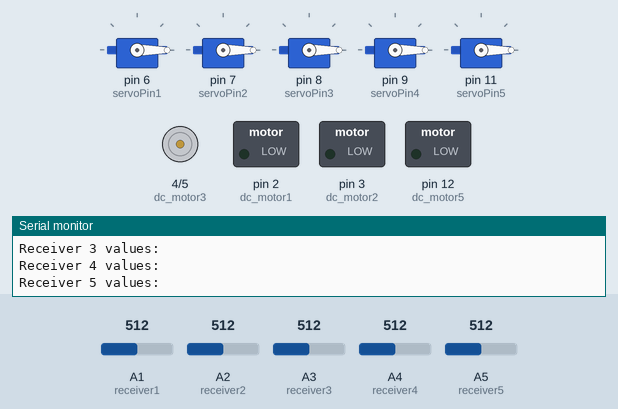
Simulated run of this sketch. Board: Arduino Uno, built with avr-gcc and run on an emulated ATmega328P. Parts: 5 × servo, motor-driver pin pairs drawn as motors (green arrow = first pin HIGH = forward, orange = second pin HIGH = backward, longer = more drive), switched loads named in the sketch (green lamp = pin HIGH), the last lines printed to the serial monitor. The inputs (shaded band) are chosen by the test bench; at power-on: A1 (receiver1) = 512, A5 (receiver5) = 512, A2 (receiver2) = 512, A4 (receiver4) = 512, A3 (receiver3) = 512.

Above: at 0.7 s.
At 5.4 s:
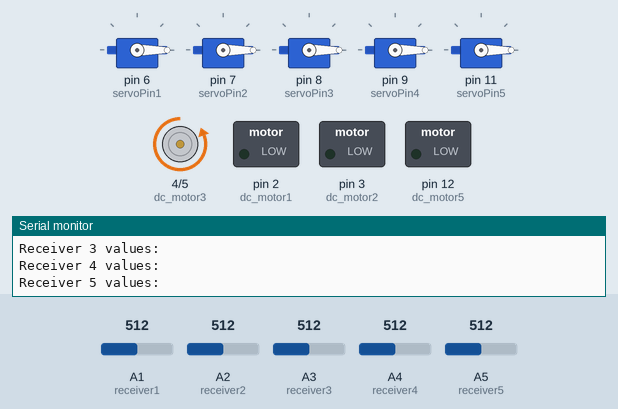
5.5 s: A1 (receiver1) set to 716
At 8.9 s:
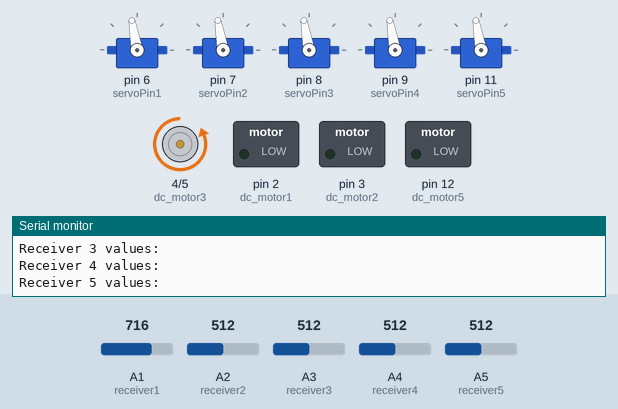
15.6 s: A5 (receiver5) set to 716
25.2 s: A2 (receiver2) set to 306
34.4 s: A4 (receiver4) set to 306
Timing chart, 0 to 43.7 s (numbered marks = the images above; inputs shaded):
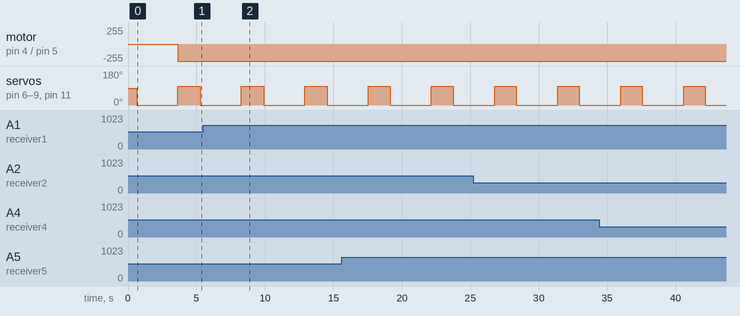

Measured:
- by itself, servo on pin 6 (servoPin1), servo on pin 7 (servoPin2), servo on pin 8 (servoPin3), servo on pin 9 (servoPin4), servo on pin 11 (servoPin5): alternates 100° for 1.6 s and 0° for 3.0 s

The sketch:

5_devices_together.ino
```cpp
#include <Servo.h>

// servo pins
const byte servoPin1 = 6;
const byte servoPin2 = 7;
const byte servoPin3 = 8;
const byte servoPin4 = 9;
const byte servoPin5 = 11;

// dc motors pins
const byte dc_motor1 = 2;
const byte dc_motor2 = 3;
const byte dc_motor3 = 4;
const byte dc_motor4 = 5;
const byte dc_motor5 = 12;
//int dc_motor1 = 2;
//int dc_motor2 = 3;
//int dc_motor3 = 4;
//int dc_motor4 = 5;
//int dc_motor5 = 12;


// IR receiver pins
const byte receiver1 = A1;
const byte receiver2 = A2;
const byte receiver3 = A3;
const byte receiver4 = A4;
const byte receiver5 = A5;

byte IRread1;
byte IRread2;
byte IRread3;
byte IRread4;
byte IRread5;

Servo servo1;
Servo servo2;
Servo servo3;
Servo servo4;
Servo servo5;

int angle = 0;   // servo position in degrees

void setup()
{
  Serial.begin(9600);

  servo1.attach(servoPin1);
  servo2.attach(servoPin2);
  servo3.attach(servoPin3);
  servo4.attach(servoPin4);
  servo5.attach(servoPin5);

  pinMode(dc_motor1, OUTPUT);
  pinMode(dc_motor2, OUTPUT);
  pinMode(dc_motor3, OUTPUT);
  pinMode(dc_motor4, OUTPUT);
  pinMode(dc_motor5, OUTPUT);

  pinMode(receiver1, INPUT);
  pinMode(receiver2, INPUT);
  pinMode(receiver3, INPUT);
  pinMode(receiver4, INPUT);
  pinMode(receiver5, INPUT);
}

void loop()
{

  IRread1 = analogRead(receiver1);
  IRread2 = analogRead(receiver2);
  IRread3 = analogRead(receiver3);
  IRread4 = analogRead(receiver4);
  IRread5 = analogRead(receiver5);

  Serial.println("Receiver 1 values: "+ IRread1);
  Serial.println("Receiver 2 values: "+ IRread2);
  Serial.println("Receiver 3 values: "+ IRread3);
  Serial.println("Receiver 4 values: "+ IRread4);
  Serial.println("Receiver 5 values: "+ IRread5);

  delay(600);
//
//  if ((IRread1 > 8) || (IRread2 > 8) || (IRread3 > 8) || (IRread4 > 8) || (IRread5 > 8)) {
//    tone(2, 1000);
//
    servo1.write(0);
    servo2.write(0);
    servo3.write(0);
    servo4.write(0);
    servo5.write(0);

//    digitalWrite(dc_motor1, LOW);
//    digitalWrite(dc_motor2, LOW);
//    digitalWrite(dc_motor3, LOW);
//    digitalWrite(dc_motor4, LOW);
//    digitalWrite(dc_motor5, LOW);

    delay(3000);
//  }
//  else {
//    noTone(2);

    servo1.write(100);
    servo2.write(100);
    servo3.write(100);
    servo4.write(100);
    servo5.write(100);

//    digitalWrite(dc_motor1, HIGH);
//    digitalWrite(dc_motor2, HIGH);
//    digitalWrite(dc_motor3, HIGH);
    digitalWrite(dc_motor4, HIGH);
//    digitalWrite(dc_motor5, HIGH);
    delay(1000);
//  }

}
```
